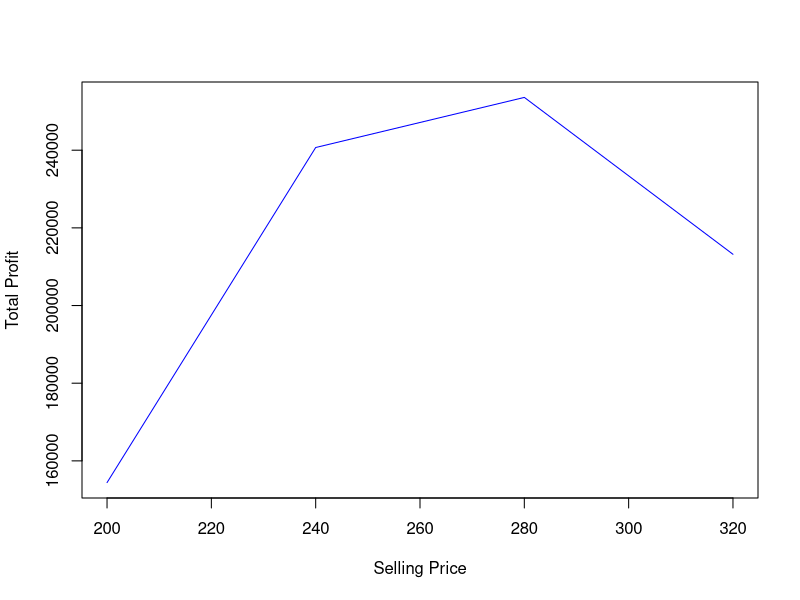

Write R code to recreate this figure.
# EMSE 6760
# Will Zywiec
# Homework 3
#
# Suppose that by increasing the selling price every $40, the average number of daily sales is
# decreased by 2. Keeping all other parameters constant, write a code that finds the optimal
# price of each product in order to increase profit.

# S = Maximum Inventory
# s = Ordering threshold
# x = Inventory
# y = Order size
# D = Demand
# C = Ordering cost (C = 150*y + 500)
# R = Revenue (200 per item)
# H = Holding Cost (H = 0.5*x per day)
# P = Profit
# z = Items ordered but not received

S = 100
TotalProfit <- NA
SellingPrice <- NA
SellingPrice2 <- NA

for (SellingPrice in seq(200, 320, by=40)) {

	s = 50
	x <- NA
	x[1] = 100
	y <- NA
	D <- NA
	C <- NA
	R <- NA
	H <- NA
	P <- NA
	z = 0

	for (t in 1:365) {
	  if (t>=4) {
	    if(y[t-3]>0){
	      x[t] = x[t] + y[t-3]
	      C[t] = 150 * y[t-3] + 500
	      z = 0
	    }
	    else {
	      C[t] = 0
	    }
	  }
	  else {
	    C[t] = 0
	  }
	  
	  if (x[t] < s && z==0) {
	    y[t] = S - x[t]
	    z = y[t]
	  }
	  else {
	    y[t] = 0
	  }
	  D[t] = rpois(1,10) - (SellingPrice - 200) / 40 * 2
	  if(x[t] >= D[t]) {
	    x[t+1] = x[t] - D[t]
	    R[t] = SellingPrice * D[t]
	  }
	  else {
	    x[t+1] = 0
	    R[t] = SellingPrice * x[t]
	  }
	  H[t] = 0.5 * x[t+1]
	  P[t] = R[t] - C[t] - H[t]
	}
	TotalProfit[(SellingPrice - 200) / 40 + 1] = sum(P)
	SellingPrice2[(SellingPrice - 200) / 40 + 1] = SellingPrice
}

Results <- t(rbind(SellingPrice2, TotalProfit))
colnames(Results) <- c("Selling Price", "Total Profit")
plot(SellingPrice2, TotalProfit, type="l", xlab="Selling Price", ylab="Total Profit", col="blue")
